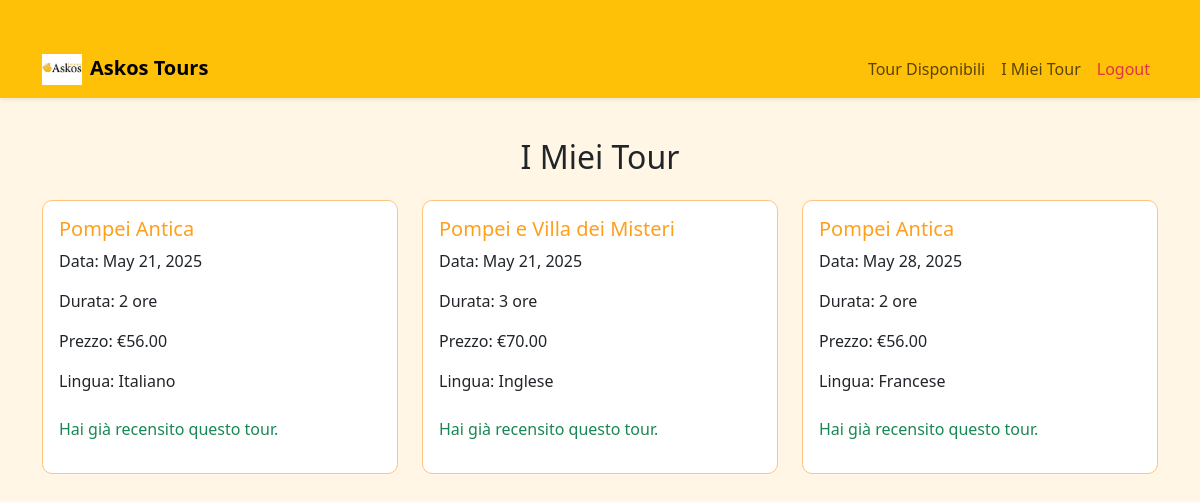
Screenshot of /i-miei-tour/ (signed in) with the database file from the repository.
### Askos/models.py (models this page shows, shortened)
class Prenotazione(models.Model):
    cliente = models.ForeignKey(Cliente, on_delete=models.CASCADE, related_name='prenotazioni')
    tour = models.ForeignKey(Tour, on_delete=models.CASCADE, related_name='prenotazioni')
    data_prenotazione = models.DateField(auto_now_add=True)
    num_partecipanti = models.PositiveIntegerField()

class Tour(models.Model):
    nome = models.CharField(max_length=100)
    data = models.DateField()
    durata = models.CharField(max_length=50)
    prezzo = models.DecimalField(max_digits=8, decimal_places=2)
    lingua = models.ForeignKey(Lingua, on_delete=models.SET_NULL, null=True, related_name='tour')
    staff_assegnato = models.ManyToManyField('Staff', related_name='tour_assegnati')
    guide = models.ManyToManyField(
        Staff,
        limit_choices_to={'ruolo': 'guida'},
        related_name='tour_guide',
        blank=True
    )
    driver = models.ManyToManyField(
        Staff,
        limit_choices_to={'ruolo': 'driver'},
        related_name='tour_driver',
        blank=True
    )

class Lingua(models.Model):
    nome = models.CharField(max_length=50, unique=True)

### Askos/views.py (the view)
# urls.py: path('i-miei-tour/', miei_tour_view, name='miei_tour'),
@login_required
def miei_tour_view(request):
    today = timezone.now().date()
    try:
        cliente = Cliente.objects.get(user=request.user)
        prenotazioni = Prenotazione.objects.filter(cliente=cliente).select_related('tour')
        tour_recensiti_ids = Recensione.objects.filter(cliente=cliente).values_list('tour_id', flat=True)
    except Cliente.DoesNotExist:
        prenotazioni = []
        tour_recensiti_ids = []
    return render(request, 'miei_tour.html', {
        'prenotazioni': prenotazioni,
        'today': today,
        'tour_recensiti_ids': tour_recensiti_ids,
    })

### templates/miei_tour.html (shortened to what this page needs)
{% load static %}
<!DOCTYPE html>
<html lang="it">
<head>
  <link href="https://cdn.jsdelivr.net/npm/bootstrap@5.3.3/dist/css/bootstrap.min.css" rel="stylesheet">
</head>
<body>
<nav class="navbar navbar-expand-lg navbar-light bg-warning shadow-sm">
  <div class="container">
    <a class="navbar-brand fw-bold" href="{% url 'index' %}">
      <img src="{% static 'img/anfora.jpg' %}" width="40" class="me-2" alt="Logo">Askos Tours
    </a>
    <div class="collapse navbar-collapse justify-content-end">
      <ul class="navbar-nav">
        {% if user.is_authenticated %}
          <li class="nav-item"><a class="nav-link" href="{% url 'tour_list' %}">Tour Disponibili</a></li>
          <li class="nav-item"><a class="nav-link" href="{% url 'miei_tour' %}">I Miei Tour</a></li>
          <li class="nav-item"><a class="nav-link text-danger" href="{% url 'logout' %}">Logout</a></li>
        {% else %}
          <li class="nav-item"><a class="nav-link" href="{% url 'login' %}">Login</a></li>
          <li class="nav-item"><a class="nav-link" href="{% url 'registrazione' %}">Registrazione</a></li>
        {% endif %}
      </ul>
    </div>
  </div>
</nav>
<div class="container">
  <h2 class="text-center mb-4">I Miei Tour</h2>
  <div class="row">
    {% for prenotazione in prenotazioni %}
      <div class="col-md-4 mb-4">
        <div class="card p-3 h-100">
          <h5 class="card-title">{{ prenotazione.tour.nome }}</h5>
          <p>Data: {{ prenotazione.tour.data }}</p>
          <p>Durata: {{ prenotazione.tour.durata }} ore</p>
          <p>Prezzo: €{{ prenotazione.tour.prezzo }}</p>
          <p>Lingua: {{ prenotazione.tour.lingua.nome }}</p>
          {% if prenotazione.tour.data > today %}
            <form method="post" action="{% url 'annulla_prenotazione' prenotazione.id %}">
              {% csrf_token %}
              <button type="submit" class="btn btn-danger btn-sm mt-2">Annulla Prenotazione</button>
            </form>
          {% elif prenotazione.tour.data <= today %}
            {% if prenotazione.tour.id not in tour_recensiti_ids %}
              <a href="{% url 'lascia_recensione' prenotazione.tour.id %}" class="btn btn-primary btn-sm mt-2">Recensisci</a>
            {% else %}
              <p class="text-success mt-2">Hai già recensito questo tour.</p>
            {% endif %}
          {% endif %}
        </div>
      </div>
    {% empty %}
      <p class="text-center">Non hai ancora prenotato nessun tour.</p>
    {% endfor %}
  </div>
</div>
</body>
</html>

### templates/miei_tour.html (style rules this page uses)
body { background-color: #fff6e5; font-family: 'Segoe UI', sans-serif; }
.container { margin-top: 40px; }
.card { border: 1px solid #ffc47d; border-radius: 10px; }
.card-title { color: #ff9f1c; }

### rows the page displays
Prenotazione: tour.nome "Pompei Antica", tour.data "May 21, 2025", tour.durata "2", tour.prezzo "56.00", tour.lingua.nome "Italiano", shows "Hai già recensito questo tour."
Prenotazione: tour.nome "Pompei e Villa dei Misteri", tour.data "May 21, 2025", tour.durata "3", tour.prezzo "70.00", tour.lingua.nome "Inglese", shows "Hai già recensito questo tour."
Prenotazione: tour.nome "Pompei Antica", tour.data "May 28, 2025", tour.durata "2", tour.prezzo "56.00", tour.lingua.nome "Francese", shows "Hai già recensito questo tour."
